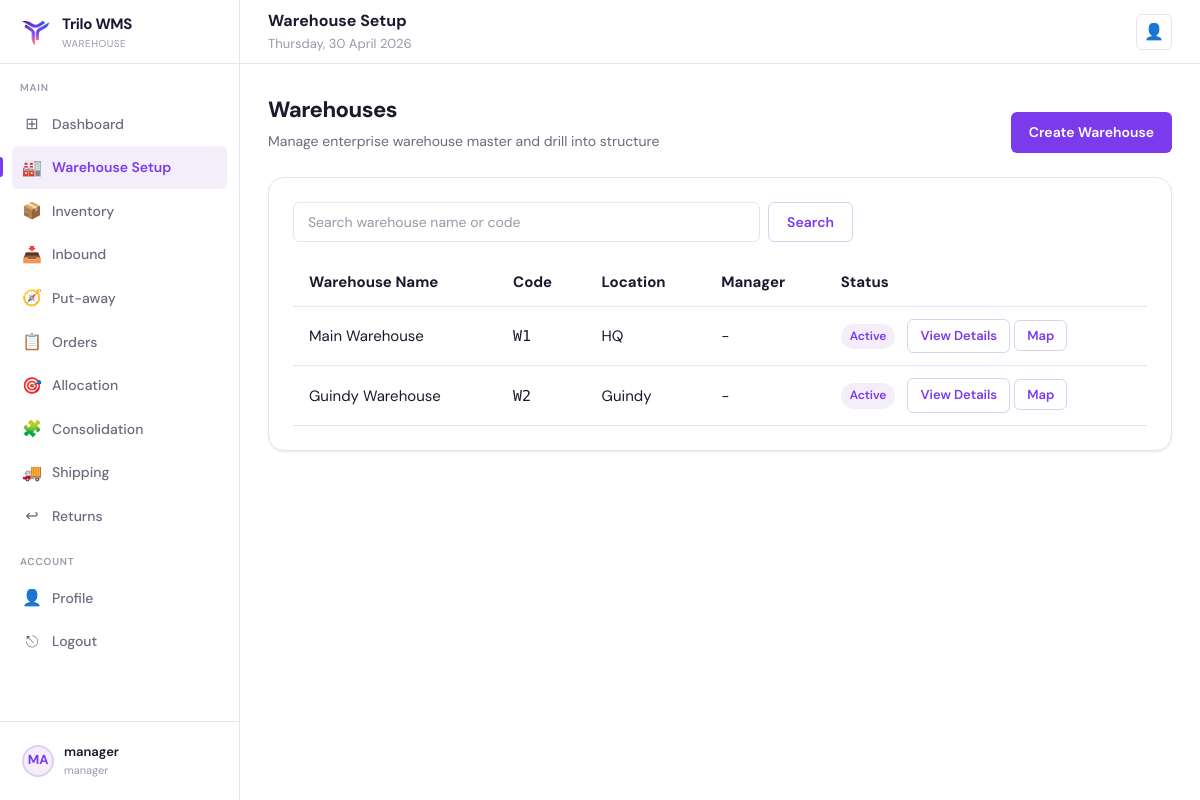
Page /warehouse/ (signed in) on the committed database.
### core/models.py (models this page shows, shortened)
class User(AbstractUser):
    class Role(models.TextChoices):
        ADMIN = "admin", "Admin"
        MANAGER = "manager", "Manager"
        PICKER = "picker", "Picker"
        PUTAWAY = "putaway", "Putaway"
        PACKER = "packer", "Packer"
    role = models.CharField(max_length=20, choices=Role.choices, default=Role.PICKER)
    employee_id = models.CharField(max_length=32, unique=True)
    warehouse = models.CharField(max_length=120, blank=True, null=True)
    assigned_warehouse = models.ForeignKey(
        "Warehouse",
        on_delete=models.SET_NULL,
        null=True,
        blank=True,
        related_name="workers",
    )

class Warehouse(models.Model):
    class Status(models.TextChoices):
        ACTIVE = "active", "Active"
        INACTIVE = "inactive", "Inactive"
    name = models.CharField(max_length=120)
    code = models.CharField(max_length=20, unique=True)
    location = models.CharField(max_length=255, blank=True, default="")
    manager = models.ForeignKey(
        settings.AUTH_USER_MODEL,
        on_delete=models.SET_NULL,
        null=True,
        blank=True,
        related_name="managed_warehouses",
    )
    contact = models.CharField(max_length=120, blank=True, default="")
    status = models.CharField(max_length=20, choices=Status.choices, default=Status.ACTIVE)
    created_at = models.DateTimeField(default=timezone.now, editable=False)

### core/views.py (the view)
# urls.py: path("warehouse/", views.warehouse_list, name="warehouse_list"),
@login_required
@role_required("admin", "manager")
def warehouse_list(request):
    q = (request.GET.get("q") or "").strip()
    rows = Warehouse.objects.select_related("manager").order_by("code")
    if q:
        rows = rows.filter(Q(name__icontains=q) | Q(code__icontains=q))
    return render(request, "warehouse/warehouse_list.html", {"rows": rows, "q": q, "today_str": now_date_str()})

### core/utils.py (called while the page is built)
def now_date_str() -> str:
    return timezone.localdate().strftime("%A, %d %B %Y")

### core/templates/warehouse/warehouse_list.html (shortened to what this page needs)
{% extends "base.html" %}
{% block header_title %}Warehouse Setup{% endblock %}
{% block content %}
<div class="page-header" style="display:flex;justify-content:space-between;align-items:flex-end;gap:16px;flex-wrap:wrap">
  <div><div class="page-title">Warehouses</div><div class="page-subtitle">Manage enterprise warehouse master and drill into structure</div></div>
  <a class="btn btn-primary" href="/warehouse/create/">Create Warehouse</a>
</div>
<div class="card"><div class="card-body">
  <form method="get" style="display:flex;gap:8px;max-width:560px;margin-bottom:16px">
    <input class="form-control" name="q" placeholder="Search warehouse name or code" value="{{ q }}">
    <button class="btn btn-outline" type="submit">Search</button>
  </form>
  <table style="width:100%;border-collapse:collapse">
    <thead><tr style="background:var(--bg);border-bottom:1px solid var(--border)"><th style="padding:12px 16px;text-align:left">Warehouse Name</th><th style="padding:12px 16px;text-align:left">Code</th><th style="padding:12px 16px;text-align:left">Location</th><th style="padding:12px 16px;text-align:left">Manager</th><th style="padding:12px 16px;text-align:left">Status</th></tr></thead>
    <tbody>
      {% for w in rows %}
      <tr style="border-bottom:1px solid var(--border)" onmouseover="this.style.background='#f8f7ff'" onmouseout="this.style.background='white'">
        <td style="padding:12px 16px">{{ w.name }}</td>
        <td style="padding:12px 16px;font-family:var(--mono)">{{ w.code }}</td>
        <td style="padding:12px 16px">{{ w.location|default:"-" }}</td>
        <td style="padding:12px 16px">
          {% if w.manager %}
            {{ w.manager.get_full_name|default:w.manager.username }}
          {% else %}
            -
          {% endif %}
        </td>
        <td style="padding:12px 16px"><span class="badge badge-purple">{{ w.get_status_display }}</span>
          <a class="btn btn-outline btn-sm" href="/warehouse/{{ w.id }}/" style="margin-left:8px">View Details</a>
          <button class="btn btn-outline btn-sm" type="button" onclick="showMap('{{ w.location|escapejs }}')">Map</button>
        </td>
      </tr>
      {% empty %}
      <tr><td colspan="5" style="padding:16px" class="muted">No warehouses found.</td></tr>
      {% endfor %}
    </tbody>
  </table>
</div></div>
{% endblock %}

### core/templates/base.html (shortened to what this page needs)
{% load static %}
<!DOCTYPE html>
<html lang="en">
<head>
  <link rel="stylesheet" href="{% static 'css/base.css' %}"/>
</head>
<body class="{% block body_class %}{% endblock %}">
  {% block layout %}
  <div class="layout">
    <aside class="sidebar">
      <div class="sidebar-logo">
        <div class="logo-icon"><img src="{% static 'images/TriloLogo.png' %}" alt="Trilo WMS" width="32" height="32" /></div>
        <div>
          <div class="logo-text">Trilo WMS</div>
          <div class="logo-sub">Warehouse</div>
        </div>
      </div>
      <nav class="sidebar-nav">
        <div class="nav-section-label">Main</div>
        <a class="nav-item {% if request.path == '/dashboard/' %}active{% endif %}" href="/dashboard/">
          <span class="nav-icon">⊞</span> Dashboard
        </a>
        {% if request.user.role == 'manager' %}
          <a class="nav-item {% if request.path|slice:":11" == '/warehouse/' %}active{% endif %}" href="/warehouse/">
            <span class="nav-icon">🏭</span> Warehouse Setup
          </a>
          <a class="nav-item {% if request.path|slice:":11" == '/inventory/' %}active{% endif %}" href="/inventory/">
            <span class="nav-icon">📦</span> Inventory
          </a>
          <a class="nav-item {% if request.path|slice:":9" == '/inbound/' %}active{% endif %}" href="/inbound/">
            <span class="nav-icon">📥</span> Inbound
          </a>
          <a class="nav-item {% if request.path|slice:":18" == '/inbound/putaway/' %}active{% endif %}" href="/inbound/putaway/tasks/">
            <span class="nav-icon">🧭</span> Put-away
          </a>
          <a class="nav-item {% if request.path|slice:":8" == '/orders/' %}active{% endif %}" href="/orders/">
            <span class="nav-icon">📋</span> Orders
          </a>
          <a class="nav-item {% if request.path|slice:":12" == '/allocation/' %}active{% endif %}" href="/allocation/">
            <span class="nav-icon">🎯</span> Allocation
          </a>
          <a class="nav-item {% if request.path|slice:":15" == '/consolidation/' %}active{% endif %}" href="/consolidation/">
            <span class="nav-icon">🧩</span> Consolidation
          </a>
          <a class="nav-item {% if request.path|slice:":10" == '/shipping/' %}active{% endif %}" href="/shipping/">
            <span class="nav-icon">🚚</span> Shipping
          </a>
          <a class="nav-item {% if request.path|slice:":9" == '/returns/' %}active{% endif %}" href="/returns/">
            <span class="nav-icon">↩</span> Returns
          </a>
        {% endif %}
        <div class="nav-section-label">Account</div>
        <a class="nav-item {% if request.path == '/profile/' %}active{% endif %}" href="/profile/">
          <span class="nav-icon">👤</span> Profile
        </a>
        <a class="nav-item" href="/logout/"><span class="nav-icon">⎋</span> Logout</a>
      </nav>
      <div class="sidebar-footer">
        <a class="sidebar-user" href="/profile/">
          <div class="user-avatar">{{ request.user.get_full_name|default:request.user.username|slice:":2"|upper }}</div>
          <div class="user-info">
            <div class="user-name">{{ request.user.get_full_name|default:request.user.username }}</div>
            <div class="user-role">{{ request.user.role|default:"" }}</div>
          </div>
        </a>
      </div>
    </aside>
    <header class="header">
      <div style="flex:1">
        <div class="header-title">{% block header_title %}Dashboard{% endblock %}</div>
        <div class="header-breadcrumb">{% block header_subtitle %}{{ today_str }}{% endblock %}</div>
      </div>
      <div class="header-actions">
        <a class="header-btn" href="/profile/" title="Profile">👤</a>
      </div>
    </header>
    <main class="main">
      {% block content %}{% endblock %}
    </main>
  </div>
  {% endblock %}
</body>
</html>

### rows in the picture
User: user.get_full_name "MA", user.get_full_name "manager", user.role "manager"
Warehouse: name "Main Warehouse", code "W1", location "HQ", status "Active"
Warehouse: name "Guindy Warehouse", code "W2", location "Guindy", status "Active"

### other values in the picture
{{ today_str }} "Thursday, 30 April 2026"
